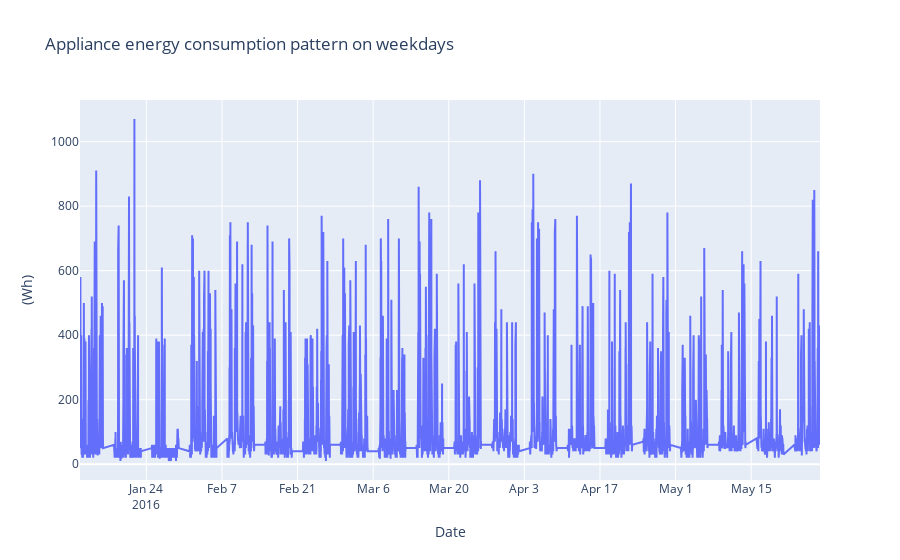

The notebook cell saved with this chart:
### Code cell
# Find rows with weekday 
temp_weekday =  data[data['WEEKDAY'] == 0]
# To understand the timeseries variation of the applaince energy consumption
visData = go.Scatter( x= temp_weekday.date  ,  mode = "lines", y = temp_weekday.Appliances )
layout = go.Layout(title = 'Appliance energy consumption pattern on weekdays' , xaxis=dict(title='Date'), yaxis=dict(title='(Wh)'))
fig = go.Figure(data=[visData],layout=layout)

iplot(fig)

### Figure 1 — Plotly figure (JSON) as saved in the notebook; plotly's stock layout.template omitted (floating-point values rounded to 4 significant figures; data arrays with more than 128 entries replaced by an {"elided": "..."} marker saying what was removed)
{"data": [{"mode": "lines", "type": "scatter", "x": {"elided": "14263 str values"}, "y": {"elided": "14263 int values"}}], "layout": {"title": {"text": "Appliance energy consumption pattern on weekdays"}, "xaxis": {"title": {"text": "Date"}}, "yaxis": {"title": {"text": "(Wh)"}}}}
